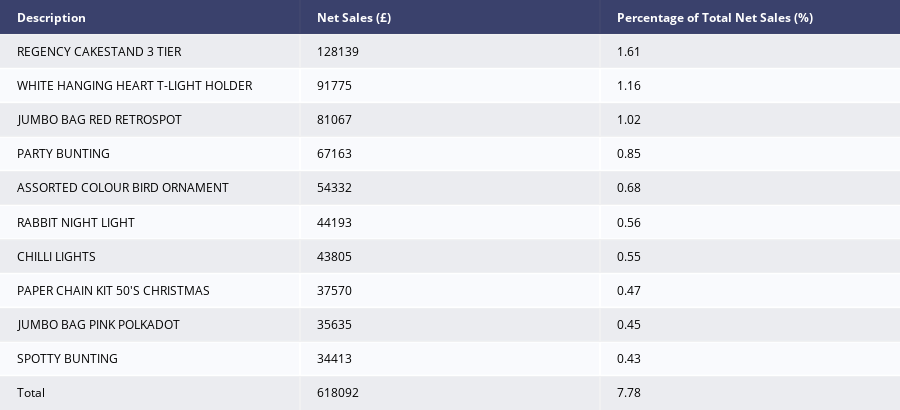

This figure's notebook cell:
### Code cell
import plotly.figure_factory as ff

fig = ff.create_table(top_10_products_percentage)

fig.show()

### Figure 1 — Plotly figure (JSON) as saved in the notebook; plotly's stock layout.template omitted (floating-point values rounded to 4 significant figures)
{"data": [{"colorscale": [[0, "#00083e"], [0.5, "#ededee"], [1, "#ffffff"]], "hoverinfo": "none", "opacity": 0.75, "showscale": false, "type": "heatmap", "z": [[0, 0, 0], [0.5, 0.5, 0.5], [1, 1, 1], [0.5, 0.5, 0.5], [1, 1, 1], [0.5, 0.5, 0.5], [1, 1, 1], [0.5, 0.5, 0.5], [1, 1, 1], [0.5, 0.5, 0.5], [1, 1, 1], [0.5, 0.5, 0.5]]}], "layout": {"annotations": [{"align": "left", "font": {"color": "#ffffff"}, "showarrow": false, "text": "<b>Description</b>", "x": -0.45, "xanchor": "left", "xref": "x", "y": 0, "yref": "y"}, {"align": "left", "font": {"color": "#ffffff"}, "showarrow": false, "text": "<b>Net Sales (£)</b>", "x": 0.55, "xanchor": "left", "xref": "x", "y": 0, "yref": "y"}, {"align": "left", "font": {"color": "#ffffff"}, "showarrow": false, "text": "<b>Percentage of Total Net Sales (%)</b>", "x": 1.55, "xanchor": "left", "xref": "x", "y": 0, "yref": "y"}, {"align": "left", "font": {"color": "#000000"}, "showarrow": false, "text": "REGENCY CAKESTAND 3 TIER", "x": -0.45, "xanchor": "left", "xref": "x", "y": 1, "yref": "y"}, {"align": "left", "font": {"color": "#000000"}, "showarrow": false, "text": "128139", "x": 0.55, "xanchor": "left", "xref": "x", "y": 1, "yref": "y"}, {"align": "left", "font": {"color": "#000000"}, "showarrow": false, "text": "1.61", "x": 1.55, "xanchor": "left", "xref": "x", "y": 1, "yref": "y"}, {"align": "left", "font": {"color": "#000000"}, "showarrow": false, "text": "WHITE HANGING HEART T-LIGHT HOLDER", "x": -0.45, "xanchor": "left", "xref": "x", "y": 2, "yref": "y"}, {"align": "left", "font": {"color": "#000000"}, "showarrow": false, "text": "91775", "x": 0.55, "xanchor": "left", "xref": "x", "y": 2, "yref": "y"}, {"align": "left", "font": {"color": "#000000"}, "showarrow": false, "text": "1.16", "x": 1.55, "xanchor": "left", "xref": "x", "y": 2, "yref": "y"}, {"align": "left", "font": {"color": "#000000"}, "showarrow": false, "text": "JUMBO BAG RED RETROSPOT", "x": -0.45, "xanchor": "left", "xref": "x", "y": 3, "yref": "y"}, {"align": "left", "font": {"color": "#000000"}, "showarrow": false, "text": "81067", "x": 0.55, "xanchor": "left", "xref": "x", "y": 3, "yref": "y"}, {"align": "left", "font": {"color": "#000000"}, "showarrow": false, "text": "1.02", "x": 1.55, "xanchor": "left", "xref": "x", "y": 3, "yref": "y"}, {"align": "left", "font": {"color": "#000000"}, "showarrow": false, "text": "PARTY BUNTING", "x": -0.45, "xanchor": "left", "xref": "x", "y": 4, "yref": "y"}, {"align": "left", "font": {"color": "#000000"}, "showarrow": false, "text": "67163", "x": 0.55, "xanchor": "left", "xref": "x", "y": 4, "yref": "y"}, {"align": "left", "font": {"color": "#000000"}, "showarrow": false, "text": "0.85", "x": 1.55, "xanchor": "left", "xref": "x", "y": 4, "yref": "y"}, {"align": "left", "font": {"color": "#000000"}, "showarrow": false, "text": "ASSORTED COLOUR BIRD ORNAMENT", "x": -0.45, "xanchor": "left", "xref": "x", "y": 5, "yref": "y"}, {"align": "left", "font": {"color": "#000000"}, "showarrow": false, "text": "54332", "x": 0.55, "xanchor": "left", "xref": "x", "y": 5, "yref": "y"}, {"align": "left", "font": {"color": "#000000"}, "showarrow": false, "text": "0.68", "x": 1.55, "xanchor": "left", "xref": "x", "y": 5, "yref": "y"}, {"align": "left", "font": {"color": "#000000"}, "showarrow": false, "text": "RABBIT NIGHT LIGHT", "x": -0.45, "xanchor": "left", "xref": "x", "y": 6, "yref": "y"}, {"align": "left", "font": {"color": "#000000"}, "showarrow": false, "text": "44193", "x": 0.55, "xanchor": "left", "xref": "x", "y": 6, "yref": "y"}, {"align": "left", "font": {"color": "#000000"}, "showarrow": false, "text": "0.56", "x": 1.55, "xanchor": "left", "xref": "x", "y": 6, "yref": "y"}, {"align": "left", "font": {"color": "#000000"}, "showarrow": false, "text": "CHILLI LIGHTS", "x": -0.45, "xanchor": "left", "xref": "x", "y": 7, "yref": "y"}, {"align": "left", "font": {"color": "#000000"}, "showarrow": false, "text": "43805", "x": 0.55, "xanchor": "left", "xref": "x", "y": 7, "yref": "y"}, {"align": "left", "font": {"color": "#000000"}, "showarrow": false, "text": "0.55", "x": 1.55, "xanchor": "left", "xref": "x", "y": 7, "yref": "y"}, {"align": "left", "font": {"color": "#000000"}, "showarrow": false, "text": "PAPER CHAIN KIT 50'S CHRISTMAS ", "x": -0.45, "xanchor": "left", "xref": "x", "y": 8, "yref": "y"}, {"align": "left", "font": {"color": "#000000"}, "showarrow": false, "text": "37570", "x": 0.55, "xanchor": "left", "xref": "x", "y": 8, "yref": "y"}, {"align": "left", "font": {"color": "#000000"}, "showarrow": false, "text": "0.47", "x": 1.55, "xanchor": "left", "xref": "x", "y": 8, "yref": "y"}, {"align": "left", "font": {"color": "#000000"}, "showarrow": false, "text": "JUMBO BAG PINK POLKADOT", "x": -0.45, "xanchor": "left", "xref": "x", "y": 9, "yref": "y"}, {"align": "left", "font": {"color": "#000000"}, "showarrow": false, "text": "35635", "x": 0.55, "xanchor": "left", "xref": "x", "y": 9, "yref": "y"}, {"align": "left", "font": {"color": "#000000"}, "showarrow": false, "text": "0.45", "x": 1.55, "xanchor": "left", "xref": "x", "y": 9, "yref": "y"}, {"align": "left", "font": {"color": "#000000"}, "showarrow": false, "text": "SPOTTY BUNTING", "x": -0.45, "xanchor": "left", "xref": "x", "y": 10, "yref": "y"}, {"align": "left", "font": {"color": "#000000"}, "showarrow": false, "text": "34413", "x": 0.55, "xanchor": "left", "xref": "x", "y": 10, "yref": "y"}, {"align": "left", "font": {"color": "#000000"}, "showarrow": false, "text": "0.43", "x": 1.55, "xanchor": "left", "xref": "x", "y": 10, "yref": "y"}, {"align": "left", "font": {"color": "#000000"}, "showarrow": false, "text": "Total", "x": -0.45, "xanchor": "left", "xref": "x", "y": 11, "yref": "y"}, {"align": "left", "font": {"color": "#000000"}, "showarrow": false, "text": "618092", "x": 0.55, "xanchor": "left", "xref": "x", "y": 11, "yref": "y"}, {"align": "left", "font": {"color": "#000000"}, "showarrow": false, "text": "7.78", "x": 1.55, "xanchor": "left", "xref": "x", "y": 11, "yref": "y"}], "height": 410, "margin": {"b": 0, "l": 0, "r": 0, "t": 0}, "xaxis": {"dtick": 1, "gridwidth": 2, "showticklabels": false, "tick0": -0.5, "ticks": "", "zeroline": false}, "yaxis": {"autorange": "reversed", "dtick": 1, "gridwidth": 2, "showticklabels": false, "tick0": 0.5, "ticks": "", "zeroline": false}}}
